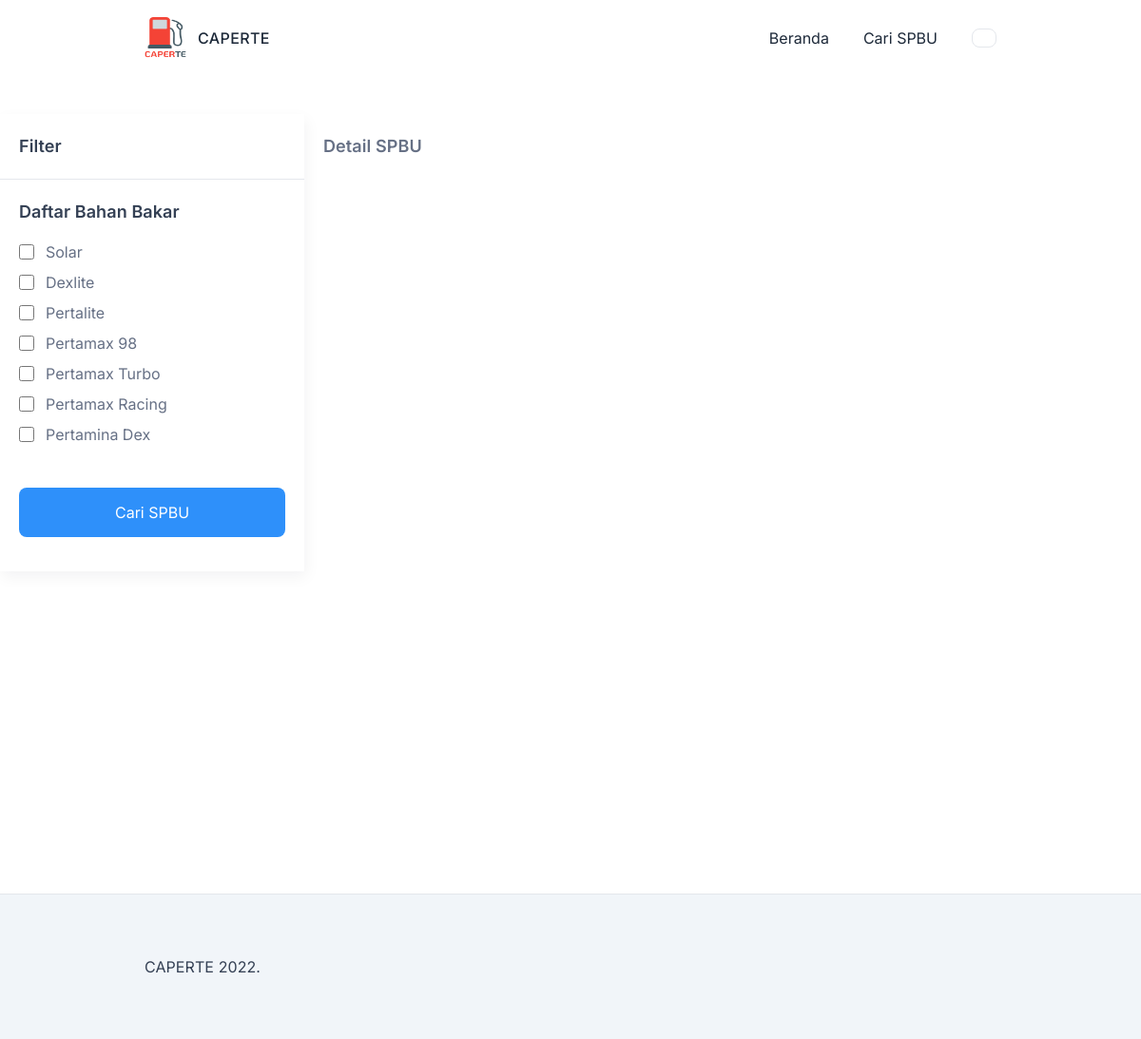
Page /index.php/dashboard/cari on the earlier database version.
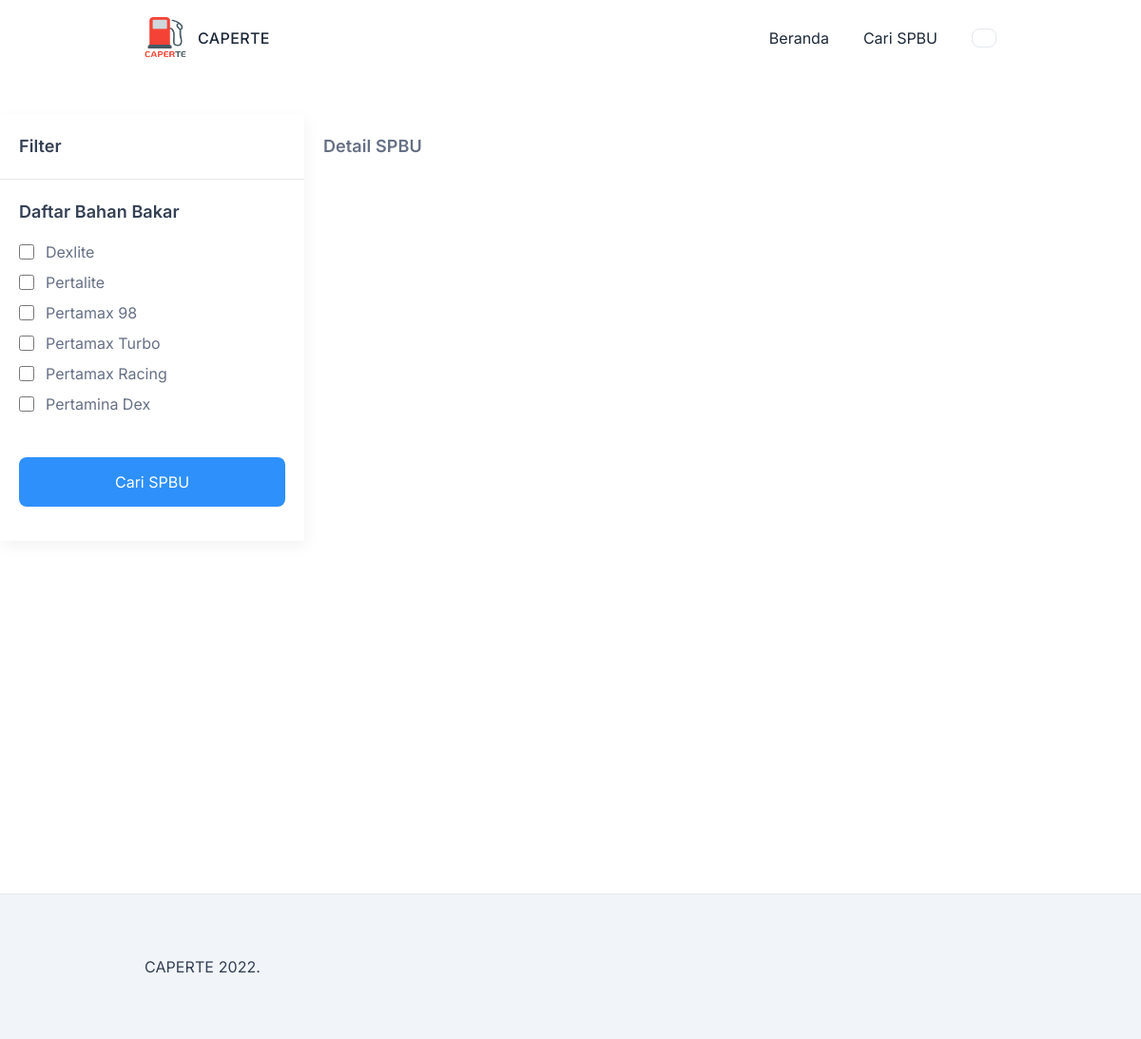
Same page on the later database version.
### tables this page shows
CREATE TABLE `fuel` (
  `id` int NOT NULL,
  `nama` varchar(255) NOT NULL,
  `seq` int NOT NULL DEFAULT '1'
);

### application/core/MY_Controller.php (called while the page is built, shortened)
<?php defined('BASEPATH') OR exit('No direct script access allowed');
class MY_Controller extends CI_Controller {
    protected $data = array();
    public function __construct(){
        $this->data["menu_id"] = $this->router->fetch_class() . '_' . $this->router->fetch_method() ;
        $this->data["user_image"] = ( $this->session->userdata( 'user_image' ) != "" ) ? base_url('uploads/users/') . $this->session->userdata( 'user_image' ) : base_url('assets/img/user.png') ;
        $this->data["username"] = ( $this->session->userdata( 'username' ) != "" ) ? $this->session->userdata( 'username' ) : "User" ;
        $this->data["name"] = ( $this->session->userdata( 'name' ) != "" ) ? $this->session->userdata( 'name' ) : "User" ;
    }
    protected function render( $view = NULL, $template = NULL ) {
        if( is_null( $template ) ) {
            $this->load->view( $view, $this->data );
        } else {
            $this->data['view_content'] = ( is_null( $view ) ) ? '' : $this->load->view( $view, $this->data, TRUE );
            $this->load->view( 'templates/' . $template . '_template', $this->data );
        }
    }
}

### application/controllers/Dashboard.php (called while the page is built, shortened)
<?php
class Dashboard extends MY_Controller {
	function __construct()
	{
        $this->template = 'client';
	}
    public function cari()
    {
        $this->data['fuels'] = $this->fuel_model->fuel()->result();
        return $this->render('cari', $this->template);
    }
}

### index.php (called while the page is built, shortened)
<?php
require_once BASEPATH.'core/CodeIgniter.php';

### application/models/Fuel_model.php (called while the page is built, shortened)
<?php
class Fuel_model extends CI_Model {
    private $_table = 'fuel';
    public function fuel( $id = NULL )
    {
        $this->db->select( $this->_table . '.*' );
        return $this->db->get( $this->_table );
    }
}
?>

### application/views/cari.php (the view, shortened to what this page needs)
<div class="font-inter dark:bg-background sticky-header-first-content">
  <div class="dark:bg-background">
    <div class="relative flex items-start pt-10">
      <div class="listing-sidebar bg-white dark:bg-foreground shadow-front-2 z-50 lg:w-80 w-full lg:sticky fixed transition-all ease-in-out translate-x-0 lg:left-0 -left-full top-20 lg:h-full h-screen">
        <div class="border-b lg:border-gray-200 border-transparent dark:border-foreground p-5">
          <p class="text-gray-700 text-lg dark:text-gray-300 font-semibold lg:block hidden">
            Filter
          </p>
        </div>
        <div class="p-5 h-5/6 overflow-y-auto">
          <form action="<?= base_url('dashboard/algorithm') ?>" method="get">
            <p class="text-gray-700 text-lg dark:text-gray-100 font-semibold mb-4">Daftar Bahan Bakar</p>
            <ul>
              <?php foreach ($fuels as $fuel) { ?>
                <li class="mb-2 flex items-center">
                  <input <?php if( in_array($fuel->id, $keyword_fuels) ) echo 'checked' ?> class="accent-blue-500 w-4 h-4 mr-3 border" type="checkbox" id="fuel[]" name="fuel[]" value="<?= $fuel->id ?>"/>
                  <label for="fuel[]" class="text-gray-500 dark:text-gray-300"> <?= $fuel->nama ?></label>
                </li>
              <?php } ?>
            </ul>
            <button type="submit" class="bg-blue-500 text-white hover:bg-blue-600 rounded-lg w-full p-3.5 mt-9 mb-4"> Cari SPBU</button>
          </form>
        </div>
      </div>
      <div class="flex-1">
        <div class="flex items-start">
          <div class="lg:basis-96 basis-auto lg:flex-shrink-0 flex-shrink mr-7">
            <div class="flex justify-between flex-wrap mb-3">
              <p class="text-lg font-semibold text-gray-500 dark:text-gray-200 p-5">
                Detail SPBU
              </p>
            </div>
          </div>
          <div id="map" class="lg:h-screen w-full h-full map-content"></div>
        </div>
      </div>
    </div>
  </div>

### application/views/templates/client/head.php (shortened to what this page needs)
<!DOCTYPE html>
<html lang="en" class="scroll-smooth">
  <head>
    <link rel="stylesheet" href="https://kit-pro.fontawesome.com/releases/v5.12.1/css/pro.min.css"/>
    <link rel="stylesheet" type="text/css" href="<?= base_url('assets/client/') ?>css/style.css" />
  </head>
  <body>

### application/views/templates/client/header.php (shortened to what this page needs)
<header class="w-full navbar h-20 flex items-center sticky-header z-50 relative dark:bg-background dark:text-gray-100 transition-all">
  <nav class="container mx-auto flex items-center justify-between lg:px-5 px-5">
    <div>
      <a href="<?= base_url() ?>" class="flex items-center">
        <img class="w-11 h-11 mr-3" src="<?= base_url('assets/img/logo.png') ?>" alt="" />
        <h6 class="text-base font-medium">CAPERTE</h6>
      </a>
    </div>
    <div class="hidden lg:flex items-center">
      <ul class="flex items-center">
        <li class="">
          <div class="relative [&>div] [&>div]:hover:visible [&>div]:hover:transition-all [&>div]:hover:pt-3 [&>div]:hover:h-full [&>div]:hover:opacity-100 [&>div]:hover:top-auto [&>div]:hover:z-10 pr-9" >
            <a href="<?= base_url() ?>"  class="link hover:text-blue-500 flex items-center">
              Beranda
            </a>
          </div>
        </li>
        <li class="">
          <div class="relative [&>div] [&>div]:hover:visible [&>div]:hover:transition-all [&>div]:hover:pt-3 [&>div]:hover:h-full [&>div]:hover:opacity-100 [&>div]:hover:top-auto [&>div]:hover:z-10 pr-9" >
            <a href="<?= base_url('dashboard/cari') ?>"  class="link hover:text-blue-500 flex items-center">
              Cari SPBU
            </a>
          </div>
        </li>
      </ul>
      <a href="<?= base_url('auth/login') ?>" class="inline-flex items-center px-3 py-[9px] rounded-lg border border-gray-200">
      </a>
    </div>
  </nav>
</header>

### application/views/templates/client_template.php
<?php defined('BASEPATH') or exit('No direct script access allowed');
$this->load->view('templates/client/head');
$this->load->view('templates/client/header');
$this->load->view('templates/client/sidebar');
?>
<?php echo $view_content; ?>
<?php $this->load->view('templates/client/footer'); ?>

### application/views/templates/client/footer.php (shortened to what this page needs)
      <footer class="bg-slate-100 dark:bg-foreground px-5 lg:px-0 mt-5">
        <div class="text-base py-16 text-center border-t border-gray-200 dark:border-background">
          <div class="container mx-auto flex justify-between items-center flex-wrap">
            <p class="text-gray-700 dark:text-gray-400 text-left font-normal lg:mb-0 mb-4">
              CAPERTE 2022.
            </p>
          </div>
        </div>
      </footer>
    </div>
  </body>
</html>

Differences in the rows shown:
removed fuel: nama "Solar"
